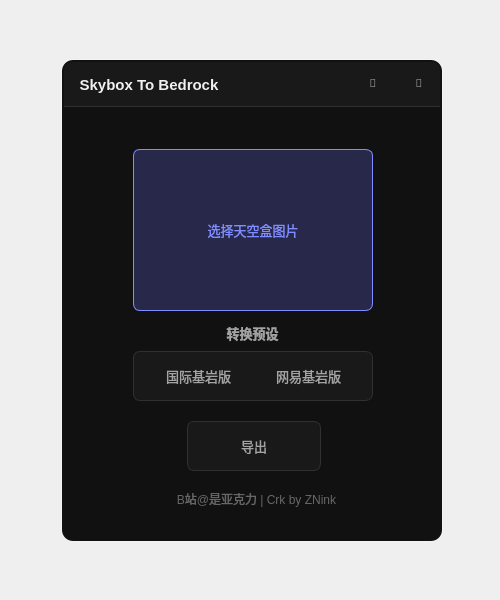
<?xml version="1.0" encoding="UTF-8"?>
<ui version="4.0">
 <class>MainWindow</class>
 <widget class="QMainWindow" name="MainWindow">
  <property name="enabled">
   <bool>true</bool>
  </property>
  <property name="geometry">
   <rect>
    <x>0</x>
    <y>0</y>
    <width>500</width>
    <height>600</height>
   </rect>
  </property>
  <property name="minimumSize">
   <size>
    <width>500</width>
    <height>600</height>
   </size>
  </property>
  <property name="maximumSize">
   <size>
    <width>500</width>
    <height>600</height>
   </size>
  </property>
  <property name="windowTitle">
   <string>MainWindow</string>
  </property>
  <property name="iconSize">
   <size>
    <width>0</width>
    <height>0</height>
   </size>
  </property>
  <widget class="QWidget" name="centralwidget">
   <widget class="QLabel" name="background">
    <property name="geometry">
     <rect>
      <x>62</x>
      <y>60</y>
      <width>380</width>
      <height>481</height>
     </rect>
    </property>
    <property name="font">
     <font>
      <bold>false</bold>
      <kerning>true</kerning>
     </font>
    </property>
    <property name="autoFillBackground">
     <bool>false</bool>
    </property>
    <property name="styleSheet">
     <string notr="true">background-color: rgb(17, 17, 17);
border-radius: 11px;</string>
    </property>
    <property name="text">
     <string/>
    </property>
   </widget>
   <widget class="QLabel" name="title_bar">
    <property name="geometry">
     <rect>
      <x>64</x>
      <y>62</y>
      <width>376</width>
      <height>45</height>
     </rect>
    </property>
    <property name="autoFillBackground">
     <bool>false</bool>
    </property>
    <property name="styleSheet">
     <string notr="true">background-color: rgb(25, 25, 25);
border-top-left-radius: 8px;
border-top-right-radius: 8px;
border-bottom: 1px solid rgb(48, 48, 48);
</string>
    </property>
    <property name="text">
     <string/>
    </property>
   </widget>
   <widget class="QWidget" name="horizontalLayoutWidget">
    <property name="geometry">
     <rect>
      <x>63</x>
      <y>59</y>
      <width>379</width>
      <height>48</height>
     </rect>
    </property>
    <layout class="QHBoxLayout" name="horizontalLayout">
     <property name="spacing">
      <number>0</number>
     </property>
     <property name="sizeConstraint">
      <enum>QLayout::SetMinimumSize</enum>
     </property>
     <property name="bottomMargin">
      <number>0</number>
     </property>
     <item>
      <widget class="QLabel" name="title">
       <property name="minimumSize">
        <size>
         <width>0</width>
         <height>0</height>
        </size>
       </property>
       <property name="maximumSize">
        <size>
         <width>16777215</width>
         <height>23</height>
        </size>
       </property>
       <property name="font">
        <font>
         <family>Microsoft YaHei UI</family>
         <pointsize>11</pointsize>
         <italic>false</italic>
         <bold>true</bold>
         <stylestrategy>PreferDefault</stylestrategy>
         <hintingpreference>PreferNoHinting</hintingpreference>
        </font>
       </property>
       <property name="styleSheet">
        <string notr="true">color: rgb(240, 240, 240);
</string>
       </property>
       <property name="text">
        <string>    Skybox To Bedrock</string>
       </property>
       <property name="alignment">
        <set>Qt::AlignBottom|Qt::AlignLeading|Qt::AlignLeft</set>
       </property>
      </widget>
     </item>
     <item>
      <widget class="QPushButton" name="minimizeButton">
       <property name="minimumSize">
        <size>
         <width>46</width>
         <height>46</height>
        </size>
       </property>
       <property name="maximumSize">
        <size>
         <width>46</width>
         <height>46</height>
        </size>
       </property>
       <property name="font">
        <font>
         <family>Segoe MDL2 Assets</family>
         <pointsize>8</pointsize>
         <italic>false</italic>
         <bold>false</bold>
         <hintingpreference>PreferNoHinting</hintingpreference>
        </font>
       </property>
       <property name="styleSheet">
        <string notr="true">#minimizeButton{	
	color: rgb(163, 163, 163);
	font: 8pt &quot;Segoe MDL2 Assets&quot;;
	border: none;
}
#minimizeButton:hover{
	background-color: rgb(37, 37, 37);
	color: rgb(255, 255, 255);
	font: 8pt &quot;Segoe MDL2 Assets&quot;;
	border: none;
}</string>
       </property>
       <property name="text">
        <string></string>
       </property>
      </widget>
     </item>
     <item>
      <widget class="QPushButton" name="closeButton">
       <property name="minimumSize">
        <size>
         <width>46</width>
         <height>46</height>
        </size>
       </property>
       <property name="maximumSize">
        <size>
         <width>46</width>
         <height>46</height>
        </size>
       </property>
       <property name="font">
        <font>
         <family>Segoe MDL2 Assets</family>
         <pointsize>8</pointsize>
         <italic>false</italic>
         <bold>false</bold>
         <hintingpreference>PreferNoHinting</hintingpreference>
        </font>
       </property>
       <property name="styleSheet">
        <string notr="true">#closeButton{	
	color: rgb(163, 163, 163);
	font: 7.5pt &quot;Segoe MDL2 Assets&quot;;
	border-top-right-radius: 10px;
}
#closeButton:hover{
	background-color: rgb(250, 89, 89);
	color: rgb(255, 255, 255);
	font: 7.5pt &quot;Segoe MDL2 Assets&quot;;
	border-top-right-radius: 10px;
}</string>
       </property>
       <property name="text">
        <string></string>
       </property>
      </widget>
     </item>
    </layout>
   </widget>
   <widget class="QPushButton" name="picker">
    <property name="geometry">
     <rect>
      <x>133</x>
      <y>149</y>
      <width>240</width>
      <height>162</height>
     </rect>
    </property>
    <property name="minimumSize">
     <size>
      <width>240</width>
      <height>162</height>
     </size>
    </property>
    <property name="maximumSize">
     <size>
      <width>240</width>
      <height>162</height>
     </size>
    </property>
    <property name="font">
     <font>
      <pointsize>10</pointsize>
      <hintingpreference>PreferNoHinting</hintingpreference>
     </font>
    </property>
    <property name="layoutDirection">
     <enum>Qt::LeftToRight</enum>
    </property>
    <property name="styleSheet">
     <string notr="true">color: rgb(128, 141, 255);
border-radius: 7px;
background-color: rgba(0, 0, 0, 100);
border: 1px solid rgb(128, 141, 255);</string>
    </property>
    <property name="text">
     <string>选择天空盒图片</string>
    </property>
   </widget>
   <widget class="QLabel" name="show_image">
    <property name="geometry">
     <rect>
      <x>133</x>
      <y>149</y>
      <width>240</width>
      <height>162</height>
     </rect>
    </property>
    <property name="styleSheet">
     <string notr="true">border-radius: 7px;


background-color: rgba(116, 118, 240, 120);</string>
    </property>
    <property name="text">
     <string/>
    </property>
   </widget>
   <widget class="QLabel" name="option_box">
    <property name="geometry">
     <rect>
      <x>133</x>
      <y>351</y>
      <width>240</width>
      <height>50</height>
     </rect>
    </property>
    <property name="styleSheet">
     <string notr="true">color: rgb(128, 141, 255);
border-radius: 7px;
border: 1px solid rgb(48, 48, 48);

background-color: rgb(25, 25, 25);</string>
    </property>
    <property name="text">
     <string/>
    </property>
   </widget>
   <widget class="QLabel" name="label">
    <property name="geometry">
     <rect>
      <x>137</x>
      <y>321</y>
      <width>231</width>
      <height>23</height>
     </rect>
    </property>
    <property name="font">
     <font>
      <pointsize>10</pointsize>
      <bold>true</bold>
      <hintingpreference>PreferNoHinting</hintingpreference>
     </font>
    </property>
    <property name="styleSheet">
     <string notr="true">color: rgb(163, 163, 163);</string>
    </property>
    <property name="text">
     <string>转换预设</string>
    </property>
    <property name="alignment">
     <set>Qt::AlignCenter</set>
    </property>
   </widget>
   <widget class="QListWidget" name="listWidget">
    <property name="geometry">
     <rect>
      <x>143</x>
      <y>361</y>
      <width>220</width>
      <height>30</height>
     </rect>
    </property>
    <property name="font">
     <font>
      <pointsize>10</pointsize>
      <bold>false</bold>
      <hintingpreference>PreferNoHinting</hintingpreference>
     </font>
    </property>
    <property name="styleSheet">
     <string notr="true">QListWidget {
	border: none;
	background-color: rgba(255, 255, 255, 0);
}
QListWidget::item {
	width:110px;
	border-radius: 3px;
	border: none;
	height:30px;
    color: rgb(163, 163, 163);              
    background: transparent;      
}
QListWidget::item:hover {      
    background-color: rgb(37, 37, 37);
	color: white;
}
QListWidget::item:selected {    
    background-color: rgb(67, 67, 67);
    color: white;
}
QListWidget:focus {
	outline: 0px;
}</string>
    </property>
    <property name="lineWidth">
     <number>1</number>
    </property>
    <property name="midLineWidth">
     <number>0</number>
    </property>
    <property name="iconSize">
     <size>
      <width>0</width>
      <height>0</height>
     </size>
    </property>
    <property name="textElideMode">
     <enum>Qt::ElideNone</enum>
    </property>
    <property name="movement">
     <enum>QListView::Static</enum>
    </property>
    <property name="flow">
     <enum>QListView::TopToBottom</enum>
    </property>
    <property name="isWrapping" stdset="0">
     <bool>true</bool>
    </property>
    <property name="viewMode">
     <enum>QListView::IconMode</enum>
    </property>
    <property name="batchSize">
     <number>100</number>
    </property>
    <item>
     <property name="text">
      <string>国际基岩版</string>
     </property>
    </item>
    <item>
     <property name="text">
      <string>网易基岩版</string>
     </property>
    </item>
   </widget>
   <widget class="QPushButton" name="export_button">
    <property name="geometry">
     <rect>
      <x>187</x>
      <y>421</y>
      <width>134</width>
      <height>50</height>
     </rect>
    </property>
    <property name="font">
     <font>
      <pointsize>10</pointsize>
      <hintingpreference>PreferNoHinting</hintingpreference>
     </font>
    </property>
    <property name="styleSheet">
     <string notr="true">#export_button{	
	color: rgb(163, 163, 163);
	border-radius: 7px;
	border: 1px solid rgb(48, 48, 48);

	background-color: rgb(25, 25, 25);
}
#export_button:hover{
	background-color: rgb(37, 37, 37);
	color: rgb(255, 255, 255);
}</string>
    </property>
    <property name="text">
     <string>导出</string>
    </property>
   </widget>
   <widget class="QLabel" name="label_2">
    <property name="geometry">
     <rect>
      <x>166</x>
      <y>491</y>
      <width>181</width>
      <height>16</height>
     </rect>
    </property>
    <property name="font">
     <font>
      <hintingpreference>PreferNoHinting</hintingpreference>
     </font>
    </property>
    <property name="styleSheet">
     <string notr="true">color: rgb(103, 103, 103);</string>
    </property>
    <property name="text">
     <string>B站@是亚克力 | Crk by ZNink</string>
    </property>
    <property name="alignment">
     <set>Qt::AlignCenter</set>
    </property>
   </widget>
   <widget class="QLabel" name="background_outline">
    <property name="geometry">
     <rect>
      <x>61</x>
      <y>59</y>
      <width>382</width>
      <height>483</height>
     </rect>
    </property>
    <property name="font">
     <font>
      <bold>false</bold>
      <kerning>true</kerning>
     </font>
    </property>
    <property name="autoFillBackground">
     <bool>false</bool>
    </property>
    <property name="styleSheet">
     <string notr="true">background-color: rgba(255, 255, 255, 70);
border-radius: 11px;</string>
    </property>
    <property name="text">
     <string/>
    </property>
   </widget>
   <widget class="QFrame" name="move">
    <property name="geometry">
     <rect>
      <x>62</x>
      <y>60</y>
      <width>285</width>
      <height>46</height>
     </rect>
    </property>
    <property name="styleSheet">
     <string notr="true">border:None;
background-color: rgba(255, 255, 255, 0);</string>
    </property>
    <property name="frameShape">
     <enum>QFrame::StyledPanel</enum>
    </property>
    <property name="frameShadow">
     <enum>QFrame::Raised</enum>
    </property>
   </widget>
   <zorder>background_outline</zorder>
   <zorder>background</zorder>
   <zorder>title_bar</zorder>
   <zorder>horizontalLayoutWidget</zorder>
   <zorder>show_image</zorder>
   <zorder>picker</zorder>
   <zorder>option_box</zorder>
   <zorder>label</zorder>
   <zorder>listWidget</zorder>
   <zorder>export_button</zorder>
   <zorder>label_2</zorder>
   <zorder>move</zorder>
  </widget>
 </widget>
 <resources/>
 <connections/>
</ui>
